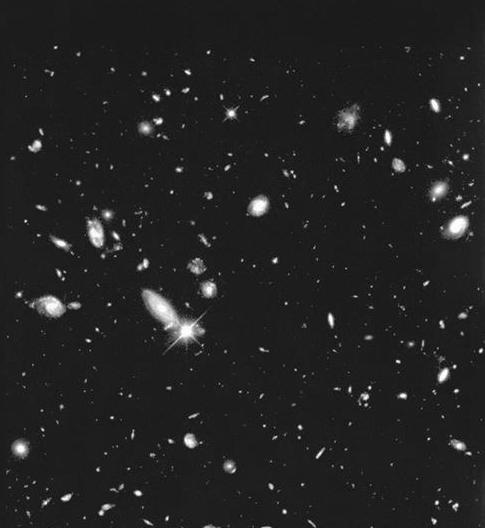
#> input picture board-and-hubble/images/hubble.tif, 485 x 528 px
$ jupyter execute hubble.ipynb
#> lines starting #> are read from the running program, lines starting #| are printed output that depends on the picture
[cell 1]
# OpenCV para manipulações de imagens
import cv2
# Numpy para trabalhar com matrizes
import numpy as np
# Matplotlib para plotar imagens
import matplotlib.pyplot as plt

[cell 2]
# Filtro de média
mean_filter = (np.zeros((15, 15)) + 1) / 225

[cell 3]
# Array das imagens
images = []

# Lendo a imagem
images.append(cv2.imread("./images/hubble.tif"))
# Tranformando me escala de cinza
images[0] = cv2.cvtColor(images[0], cv2.COLOR_BGR2GRAY)
# Tranformando seus valores em float64
images[0] = images[0].astype(np.float64)

# Obtendo altura e largura
height = images[0].shape[0]
#> height = 528
width = images[0].shape[1]
#> width = 485

# Criando a 2 imagem
images.append(np.zeros(images[0].shape))
aux = np.pad(images[0], pad_width = 7, mode = "constant", constant_values = 0)
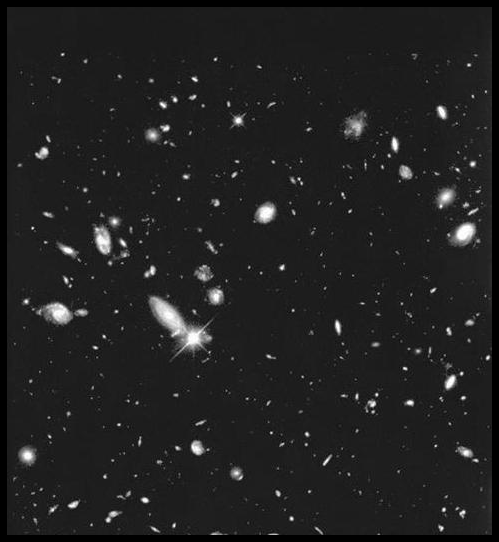
#> aux: shape (542, 499) float64; min 0, max 255, mean 32.7

# Aplicando o filto de média
for i in range(7, 7 + height - 1):
  for j in range(7, 7 + width - 1):
    images[1][i - 7][j - 7] = np.sum(aux[i - 7: i + 8, j - 7: j + 8] * mean_filter)
#> after the loop, images = 2 items

# Criando a imagem 3
images.append(images[1].copy())

# Aplicando o limite em 25%
limit = 0.25 * np.max(images[1])
#> limit = 54.77
images[2][images[2] < limit] = 0
images[2][images[2] >= limit] = 255

# Tranformando em RGB
for i in range(3):
  images[i] = cv2.cvtColor(images[i].astype(np.uint8), cv2.COLOR_GRAY2RGB)
#> after the loop, images = 3 items

# Criando uma matriz 1 x 3 para o plot\n"
fig, axs = plt.subplots(1, 3, figsize = (15, 5))
# Organizando as imagens na matriz 2 x 3 do plot\n",
for j in range(3):
  axs[j].imshow(images[j])
  axs[j].set_title(chr(ord('A') + j))
# Evitando sobreposição das imagens no plot\n",
plt.tight_layout()
# Salvando um cópia do plot\n",
fig.savefig('./images/hubble-out.png', dpi = 300, bbox_inches = 'tight')
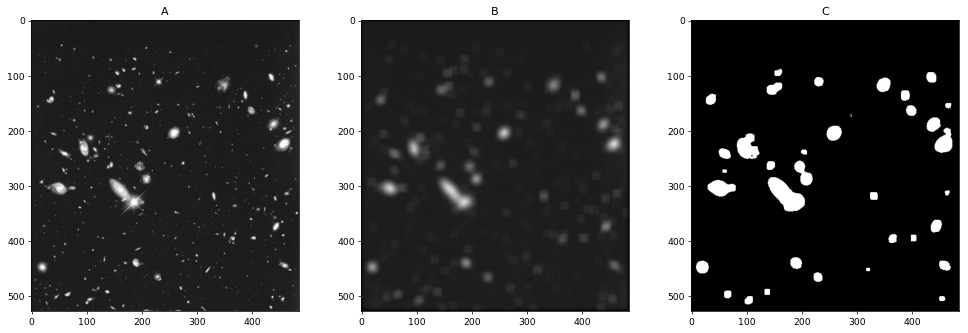
#> figure drawn by matplotlib, 3 panels
# Exibindo o plot\n",
plt.show()
